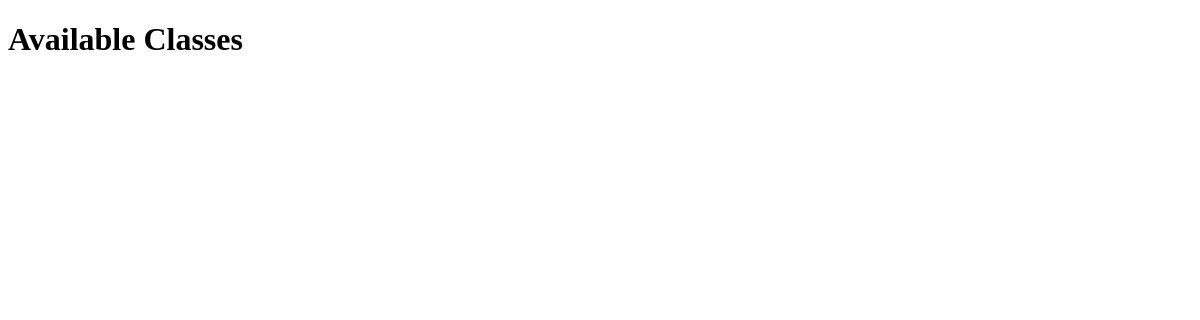
/register_classes.php, run on an earlier commit of the app's database.
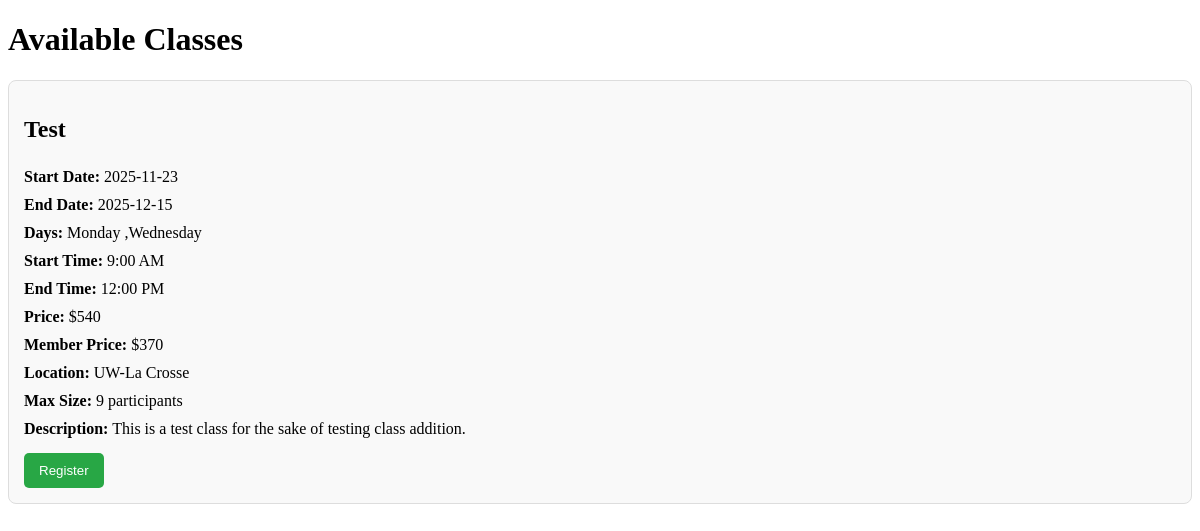
And on a later commit of the database.
### tables this page shows
CREATE TABLE Classes (ClassID INTEGER PRIMARY KEY AUTOINCREMENT NOT NULL UNIQUE, Name TEXT NOT NULL, StartDate TEXT NOT NULL, EndDate TEXT NOT NULL, Days TEXT NOT NULL, StartTime TEXT NOT NULL, EndTime TEXT NOT NULL, Price INTEGER NOT NULL, MemPrice INTEGER NOT NULL, Location TEXT NOT NULL, Style TEXT, MaxSize INTEGER, Description TEXT NOT NULL, Prerequisites TEXT);

### register_classes.php (the view, shortened to what this page needs)
<?php
include 'db_connection.php';
$class_list = $pdo->query("
    SELECT ClassID, Name, StartDate, EndDate, Days, StartTime, EndTime, Price, MemPrice, Location, MaxSize, Description
    FROM Classes
");
$classes = $class_list->fetchAll(PDO::FETCH_ASSOC);
?>
<!DOCTYPE html>
<html lang="en">
<head>
</head>
<body>
    <h1>Available Classes</h1>
    <?php foreach ($classes as $class): ?>
        <div class="class-container">
            <h2><?php echo htmlspecialchars($class['Name']); ?></h2>
            <p class="class-details"><strong>Start Date:</strong> <?php echo htmlspecialchars($class['StartDate']); ?></p>
            <p class="class-details"><strong>End Date:</strong> <?php echo htmlspecialchars($class['EndDate']); ?></p>
            <p class="class-details"><strong>Days:</strong> <?php echo htmlspecialchars($class['Days']); ?></p>
            <p class="class-details"><strong>Start Time:</strong> <?php echo htmlspecialchars($class['StartTime']); ?></p>
            <p class="class-details"><strong>End Time:</strong> <?php echo htmlspecialchars($class['EndTime']); ?></p>
            <p class="class-details"><strong>Price:</strong> $<?php echo htmlspecialchars($class['Price']); ?></p>
            <p class="class-details"><strong>Member Price:</strong> $<?php echo htmlspecialchars($class['MemPrice']); ?></p>
            <p class="class-details"><strong>Location:</strong> <?php echo htmlspecialchars($class['Location']); ?></p>
            <p class="class-details"><strong>Max Size:</strong> <?php echo htmlspecialchars($class['MaxSize']); ?> participants</p>
            <p class="class-details"><strong>Description:</strong> <?php echo htmlspecialchars($class['Description']); ?></p>
            <form action="process_registration.php" method="POST">
                <input type="submit" value="Register" class="register-button">
            </form>
        </div>
    <?php endforeach; ?>
</body>
</html>

### register_classes.php (style rules this page uses)
.class-container { margin-bottom: 20px; padding: 15px; border: 1px solid #ddd; border-radius: 8px; background-color: #f9f9f9; }
.class-details { margin: 0; padding: 5px 0; }
.register-button { margin-top: 10px; padding: 10px 15px; background-color: #28a745; color: #fff; border: none; border-radius: 5px; cursor: pointer; }

What changed in the data, as far as the page shows it:
added classes: Name "Test", StartDate "2025-11-23", EndDate "2025-12-15", Days "Monday ,Wednesday", StartTime "9:00 AM", EndTime "12:00 PM", Price "540", MemPrice "370", Location "UW-La Crosse", MaxSize "9", Description "This is a test class for the sake of testing class addition."
